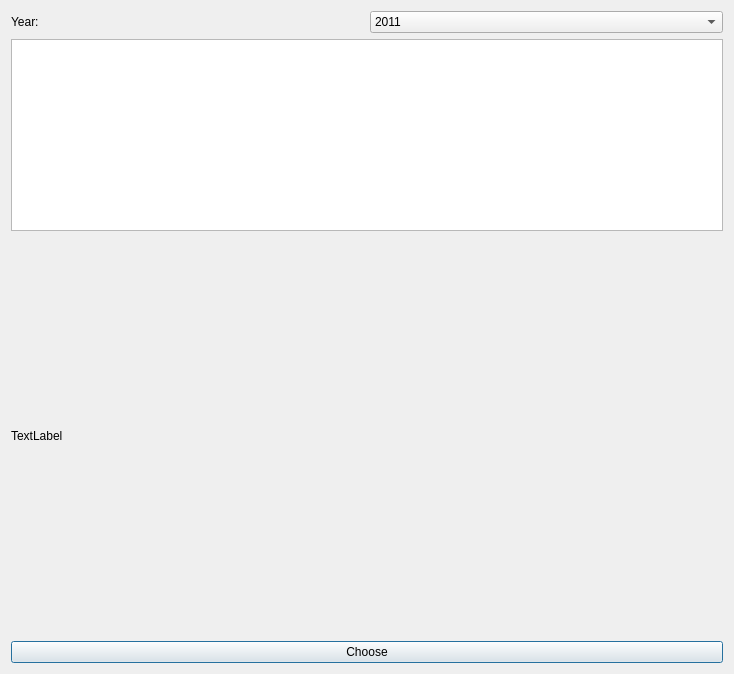
<?xml version="1.0" encoding="UTF-8"?>
<ui version="4.0">
 <class>layout</class>
 <widget class="QDialog" name="layout">
  <property name="geometry">
   <rect>
    <x>0</x>
    <y>0</y>
    <width>734</width>
    <height>674</height>
   </rect>
  </property>
  <property name="windowTitle">
   <string>Dialog</string>
  </property>
  <layout class="QVBoxLayout" name="verticalLayout">
   <item>
    <layout class="QHBoxLayout" name="horizontalLayout_2">
     <item>
      <widget class="QLabel" name="label">
       <property name="text">
        <string>Year:</string>
       </property>
      </widget>
     </item>
     <item>
      <widget class="QComboBox" name="yearComboBox">
       <item>
        <property name="text">
         <string>2011</string>
        </property>
       </item>
       <item>
        <property name="text">
         <string>2012</string>
        </property>
       </item>
       <item>
        <property name="text">
         <string>2013</string>
        </property>
       </item>
       <item>
        <property name="text">
         <string>2014</string>
        </property>
       </item>
       <item>
        <property name="text">
         <string>2015</string>
        </property>
       </item>
       <item>
        <property name="text">
         <string>2016</string>
        </property>
       </item>
       <item>
        <property name="text">
         <string>2017</string>
        </property>
       </item>
       <item>
        <property name="text">
         <string>2018</string>
        </property>
       </item>
       <item>
        <property name="text">
         <string>2019</string>
        </property>
       </item>
       <item>
        <property name="text">
         <string>2020</string>
        </property>
       </item>
       <item>
        <property name="text">
         <string>2021</string>
        </property>
       </item>
       <item>
        <property name="text">
         <string>2022</string>
        </property>
       </item>
      </widget>
     </item>
    </layout>
   </item>
   <item>
    <widget class="QTableWidget" name="tableWidget">
     <property name="sizePolicy">
      <sizepolicy hsizetype="Expanding" vsizetype="Fixed">
       <horstretch>0</horstretch>
       <verstretch>0</verstretch>
      </sizepolicy>
     </property>
    </widget>
   </item>
   <item>
    <widget class="QLabel" name="imageLabel">
     <property name="sizePolicy">
      <sizepolicy hsizetype="Expanding" vsizetype="Expanding">
       <horstretch>0</horstretch>
       <verstretch>0</verstretch>
      </sizepolicy>
     </property>
     <property name="text">
      <string>TextLabel</string>
     </property>
    </widget>
   </item>
   <item>
    <widget class="QPushButton" name="showHtmlButton">
     <property name="text">
      <string>Choose</string>
     </property>
    </widget>
   </item>
  </layout>
 </widget>
 <resources/>
 <connections/>
</ui>
